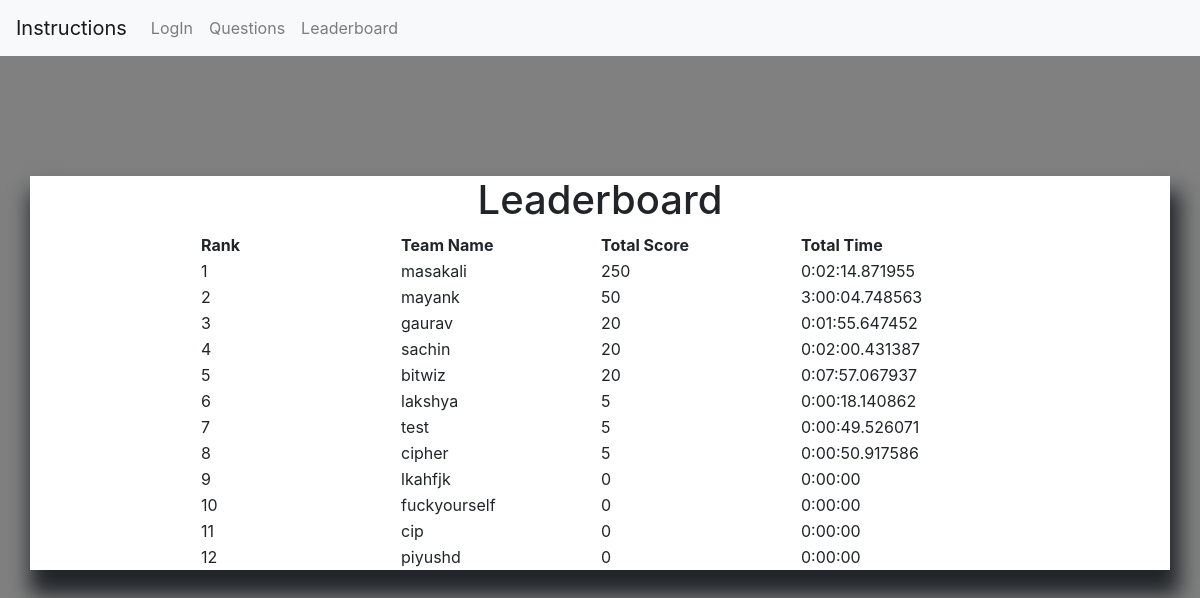
The page /ciphertech/leaderboard/ on the database its author committed.
### mainapp/models.py (models this page shows, shortened)
class teaminfo(models.Model):
     team=models.OneToOneField(User,on_delete=models.CASCADE)
     member1=models.CharField(max_length=256)
     member2=models.CharField(max_length=256,blank=True)
     collegename=models.CharField(max_length=256)
     start_time = models.DateTimeField(default=None,null=True, blank=True)
     totalscore=models.PositiveIntegerField(default=0,blank=True)
     last_submit_time = models.DateTimeField(default=datetime.now, blank=True)
     total_time=models.DurationField(default=timedelta(0,0,0), blank=True)
     ques1_part1_score=models.PositiveIntegerField(default=0,blank=True)
     ques1_part2_score=models.PositiveIntegerField(default=0,blank=True)
     ques2_part1_score=models.PositiveIntegerField(default=0,blank=True)
     ques2_part2_score=models.PositiveIntegerField(default=0,blank=True)
     ques3_part1_score=models.PositiveIntegerField(default=0,blank=True)
     ques3_part2_score=models.PositiveIntegerField(default=0,blank=True)
     ques4_part1_score=models.PositiveIntegerField(default=0,blank=True)
     ques4_part2_score=models.PositiveIntegerField(default=0,blank=True)
     ques5_part1_score=models.PositiveIntegerField(default=0,blank=True)
     ques5_part2_score=models.PositiveIntegerField(default=0,blank=True)
     ques6_part1_score=models.PositiveIntegerField(default=0,blank=True)
     ques6_part2_score=models.PositiveIntegerField(default=0,blank=True)

### mainapp/views.py (the view)
def LeaderboardView(request):
    teamslist=list(teaminfo.objects.all())
    teamslist.sort(key= lambda x:(-x.totalscore,x.total_time))
    content_dic={'teamlist':teamslist,'rank':1}
    return render(request,'mainapp/leaderboard.html',context=content_dic)

### templates/mainapp/leaderboard.html (shortened to what this page needs)
{% extends 'mainapp/base.html' %}
{% load my_extras %}
{% block body_block %}
  <center><h1>Leaderboard</h1><center>
  {% if teamlist %}
  <table>
    <thead>
      <th>Rank</th>
      <th>Team Name</th>
      <th>Total Score</th>
      <th>Total Time</th>
    </thead>
    {% for team_object in teamlist %}
    <tr>
      <td>{{ forloop.counter }}</td>
      <td>{{ team_object.team.username }}</td>
      <td>{{ team_object.totalscore }}</td>
      <td>{{ team_object.total_time }}</td>
    </tr>
    {% endfor %}
  </table>
  {% else %}
    <h2>No team registered yet.</h2>
  {% endif %}
{% endblock %}

### templates/mainapp/base.html (shortened to what this page needs)
<!DOCTYPE html>
{% load staticfiles %}
<html>
  <head>
    <link rel="stylesheet" href="{% static 'css/bootstrap.css' %}">
    <link rel="stylesheet" href="{% static 'css/basecss.css' %}">
  </head>
  <body>
    <nav class="navbar navbar-expand-lg navbar-light bg-light">
  <a class="navbar-brand" href="{% url 'mainapp:instruction'%}">Instructions</a>
  <div class="collapse navbar-collapse" id="navbarSupportedContent">
    <ul class="navbar-nav mr-auto">
      {% if not user.is_authenticated or not user.is_active %}
      <li class="nav-item">
        <a class="nav-link" href="{% url 'mainapp:login' %}">LogIn</a>
      </li>
      {% endif %}
      <li class="nav-item">
        <a class="nav-link" href="{% url 'mainapp:questionslist' %}">Questions</a>
      </li>
      <li class="nav-item">
        <a class="nav-link" href="{% url 'mainapp:leaderboard' %}">Leaderboard</a>
        </li>
        </ul>
      </div>
    </nav>
  <div class="container contentdiv">
    {% block body_block %}
    {% endblock %}
  </body>
</html>

### static/css/basecss.css (style rules this page uses)
body { background:gray; }
.contentdiv { margin-top: 50px; background-color:white; box-shadow: 5px 20px 20px 5px; }
.container { margin-top: 10%; }

### templates/mainapp/leaderboard.html (style rules this page uses)
th,td { width:200px; }

### rows shown on the page
teaminfo: team.username "masakali", totalscore "250", total_time "0:02:14.871955"
teaminfo: team.username "mayank", totalscore "50", total_time "3:00:04.748563"
teaminfo: team.username "gaurav", totalscore "20", total_time "0:01:55.647452"
teaminfo: team.username "sachin", totalscore "20", total_time "0:02:00.431387"
teaminfo: team.username "bitwiz", totalscore "20", total_time "0:07:57.067937"
teaminfo: team.username "lakshya", totalscore "5", total_time "0:00:18.140862"
teaminfo: team.username "test", totalscore "5", total_time "0:00:49.526071"
teaminfo: team.username "cipher", totalscore "5", total_time "0:00:50.917586"
teaminfo: team.username "lkahfjk", totalscore "0", total_time "0:00:00"
teaminfo: team.username "fuckyourself", totalscore "0", total_time "0:00:00"
teaminfo: team.username "cip", totalscore "0", total_time "0:00:00"
teaminfo: team.username "piyushd", totalscore "0", total_time "0:00:00"
